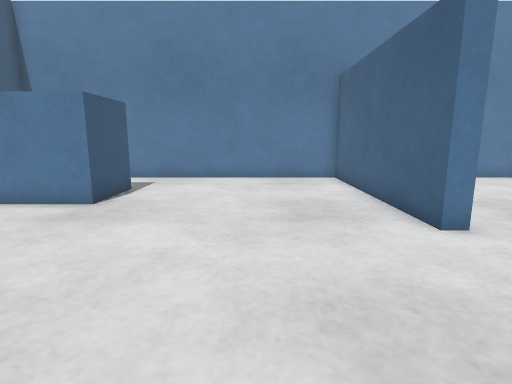
[1] (above)

17 first-person views from a walk through a world built for the Gazebo simulator. The camera is 0.48 m above the floor, tilts 10° down and sees 80° across. The floor is counted in squares, 0.25 m on a side. Each view is taken from the middle of a square. On the plan, view 1 faces up. The plan holds only what a view shows up to about 17 squares ahead; the rest is blank. The place goes on beyond the plan.

[2]
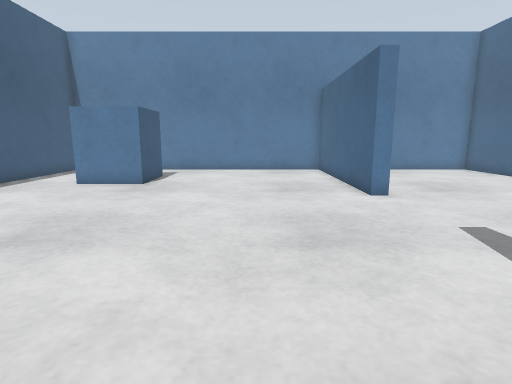

[3]
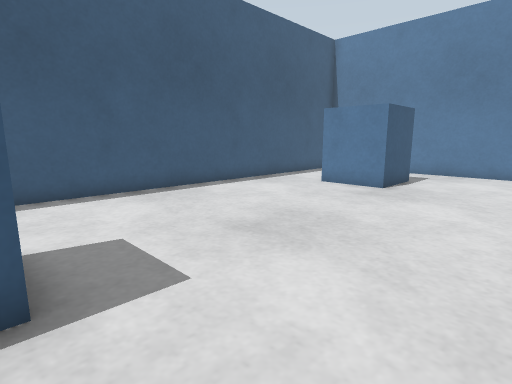

[4]
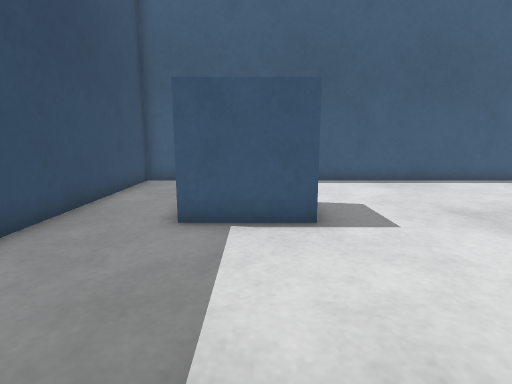

[5]
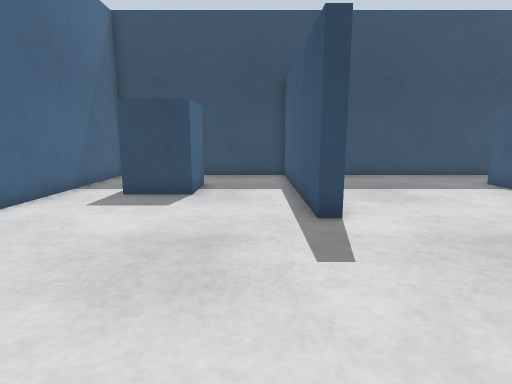

[6]
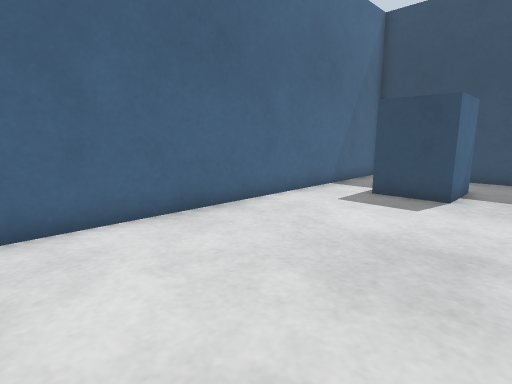

[7]
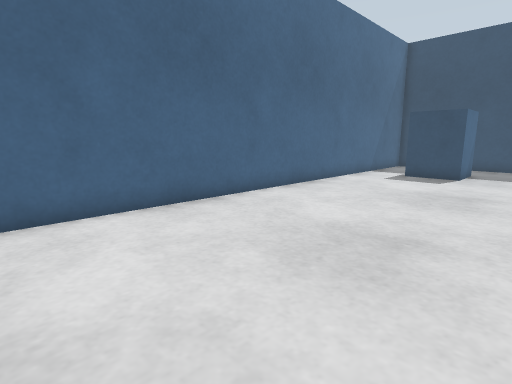

[8]
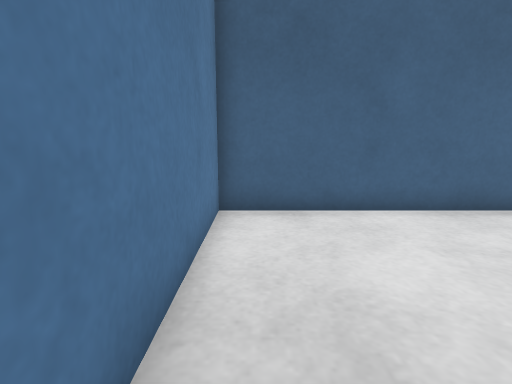

[9]
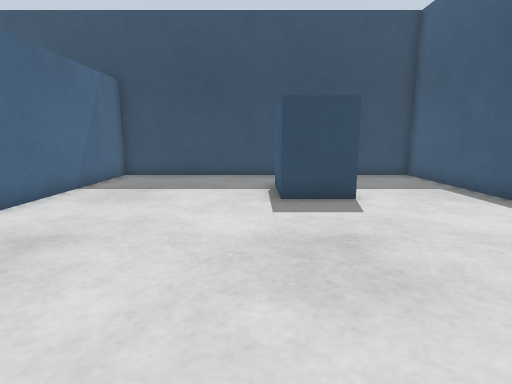

[10]
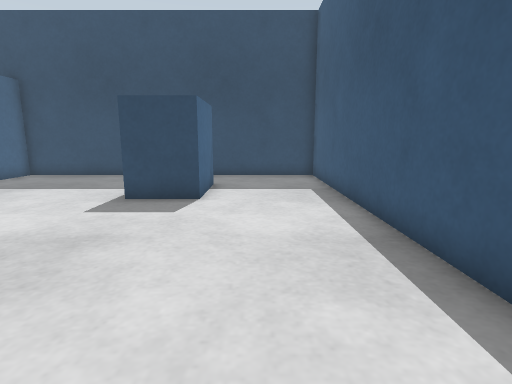

[11]
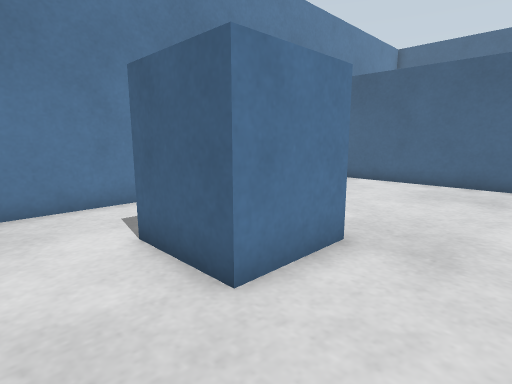

[12]
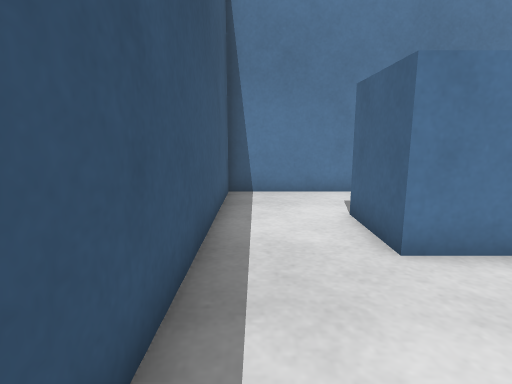

[13]
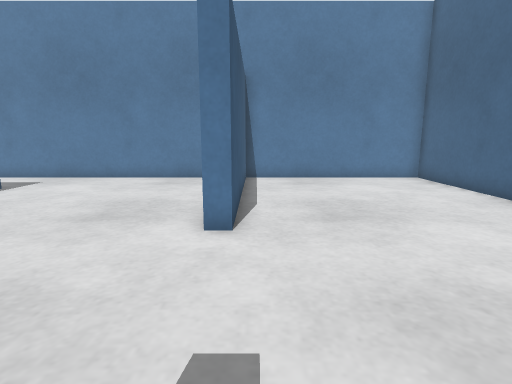

[14]
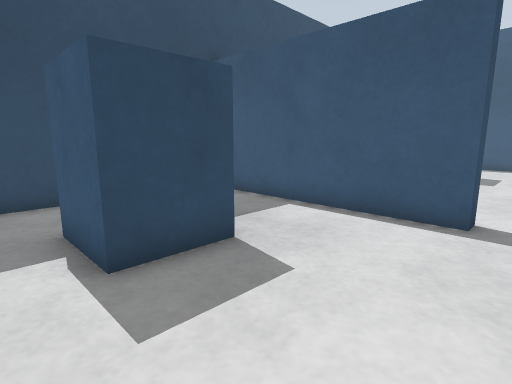

[15]
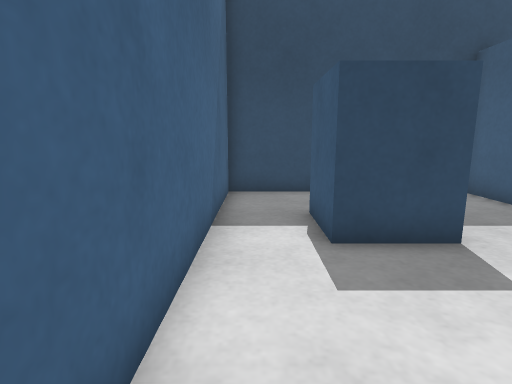

[16]
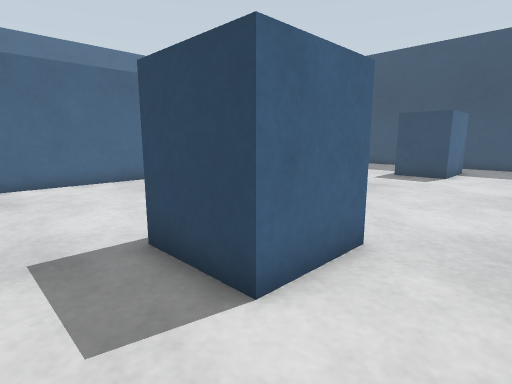

[17]
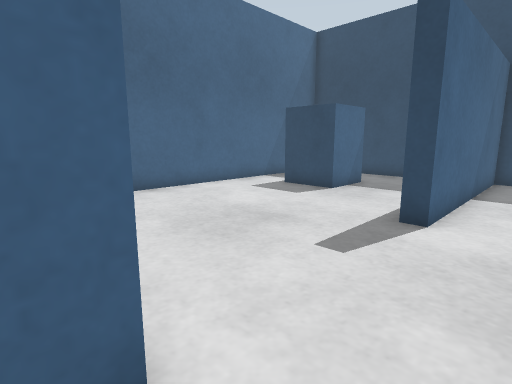

### Floor plan
Key: @ floor where view 1 was taken; # wall or solid block; . floor; B blue box.
Columns run from 11 left of view 1 to 13 right of it. Each row starts with its distance up from view 1.
 15 #########################
 14 #..............#........#
 13 #..............#........#
 12 #...BBB........#........#
 11 #..B  B........#........#
 10 #..B  B........#........#
  9 #..BBBB........#........#
  8 #..............#........#
  7 #..............#........#
  6 #.......................#
  5 #.......................#
  4 #.......................#
  3 #.......................#
  2 #.......................#
  1 #.......................#
  0 #..........@............#
 -1 #..............#........#
 -2 #..............#........#
 -3 #....BBB.......#....BB..#
 -4 #....B B.......#...BBBB.#
 -5 #....B B.......#...B  B.#
 -6 #....B B.......#.... B..#
 -7 #..............#........#
 -8 #..............#........#
 -9 #########################

Where each view was taken, in squares from view 1:
view 1: 0 up, 0 right, facing up
view 2: 4 down, 0 right, facing up
view 3: 3 down, 0 right, facing up-left
view 4: 4 down, 3 right, facing left
view 5: 7 up, 6 right, facing down
view 6: 7 up, 6 right, facing down-right
view 7: 13 up, 5 right, facing down-right
view 8: 14 up, 5 right, facing right
view 9: 7 up, 3 left, facing down
view 10: 7 up, 8 left, facing down
view 11: 6 up, 10 left, facing up-right
view 12: 4 up, 10 left, facing up
view 13: 0 up, 5 right, facing up
view 14: 1 up, 12 right, facing down-left
view 15: 2 up, 12 right, facing down
view 16: 14 up, 10 left, facing down-right
view 17: 7 up, 2 right, facing down-right
